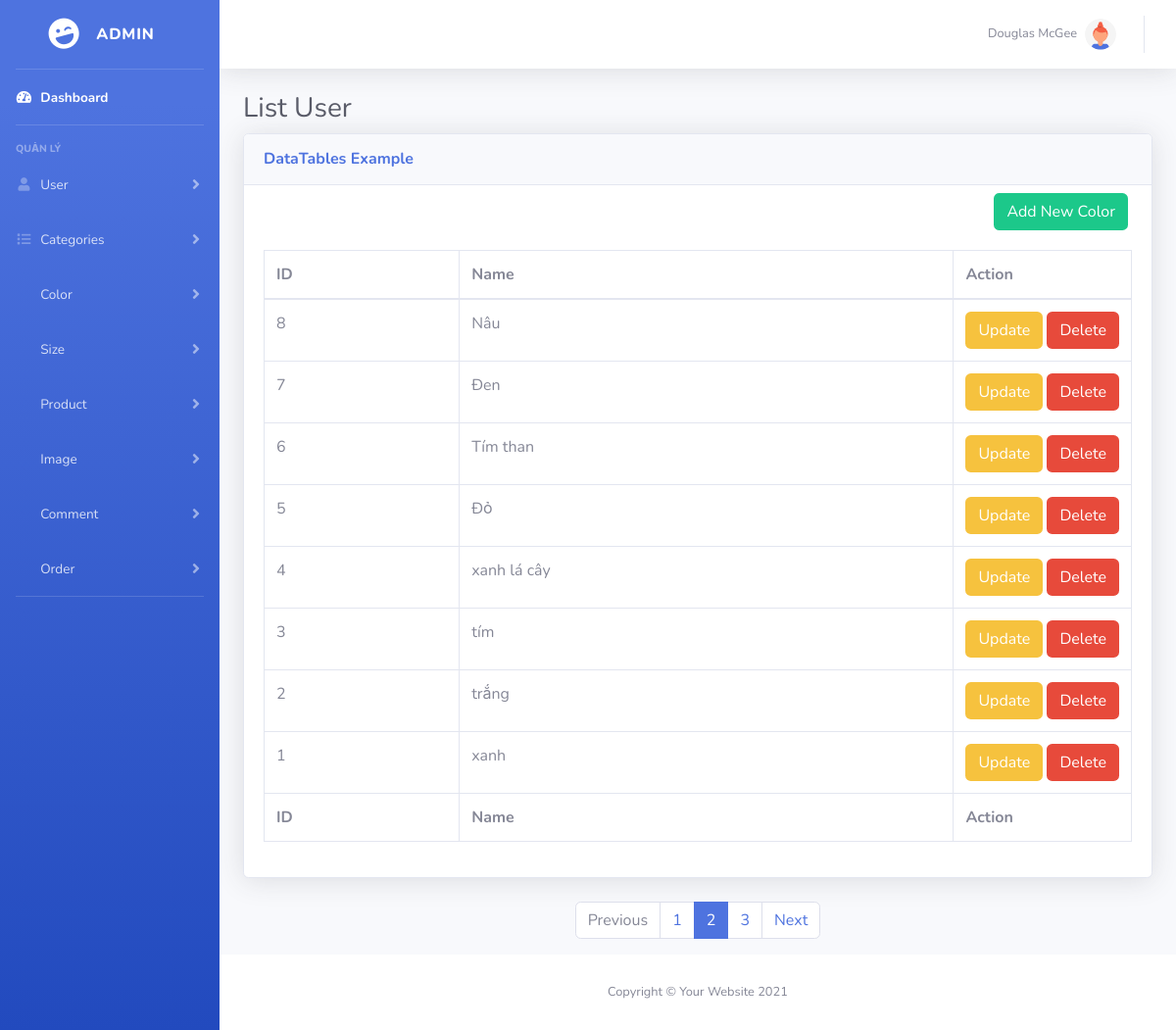
Page /admin/?act=color (signed in) on the committed database.
### tables this page shows
CREATE TABLE `color` (
  `id` int(11) NOT NULL,
  `name` varchar(255) NOT NULL
);

### admin/controllers/ColorController.php (called while the page is built, shortened)
<?php
function listAllColor()
{
    $listColor = getListColor();
    require_once PATH_VIEW_ADMIN . "layout/master.php";
}

### admin/index.php (called while the page is built, shortened)
<?php
require_once "../common/connect-db.php";
require_once "../common/model.php";
$act = $_GET['act'] ?? "/";
$page = match ($act) {
    "/"            => loginAdmin(),
    "logout"       => logoutAdmin(),
    "dashboard"    => dashboard(),
    "users"       => listUserAll(),
    "user-detail" => userShowOne($_GET['id']),
    "user-create" => createUser(),
    "user-update" => updateUser($_GET['id']),
    "user-delete" => deleteUser($_GET['id']),
    "categories"    => listAllCategories(),
    "cate-detail"   => cateShowOne($_GET['id']),
    "cate-create"   => createCategories(),
    "cate-update"   => updateCategories($_GET['id']),
    "cate-delete"   => deleteCategories($_GET['id']),
    "color"          => listAllColor(),
    "color-create"   => createColor(),
    "color-update"   => updateColor($_GET['id']),
    "color-delete"   => deleteColor($_GET['id']),
    "size"          => listAllSize(),
    "size-create"   => createSize(),
    "size-update"   => updateSize($_GET['id']),
    "size-delete"   => deleteSize($_GET['id']),
    "products"       => listProductAll(),
    "product-detail" => productShowOne($_GET['id']),
    "product-create" => createProduct(),
    "product-update" => updateProduct($_GET['id']),
    "product-delete" => deleteProduct($_GET['id']),
    "images"       => listImageAll(),
    "image-create" => createImage(),
    "image-update" => updateImage($_GET['id']),
    "image-delete" => deleteImage($_GET['id']),
    "comment"        => listCommentAll(),
    "comment-delete" => deleteComment($_GET['id']),
    "orders"            => listOrderAll(),
    "order-show"        => showOrder($_GET['id']),
    "order-update"      => updateOrder($_GET['id'])
};

### admin/models/ColorModel.php (called while the page is built, shortened)
<?php
function getListColor()
{
    $sql = "SELECT * FROM `color` ORDER BY `id` DESC";
    $listCate = listRecord($sql);
    return $listCate;
}

### common/connect-db.php (called while the page is built, shortened)
<?php
function pdo_get_connection()
{
    $servername = DB_HOST;
    $port       = DB_PORT;
    $dbname     = DB_NAME;
    try {
        $conn = new PDO("mysql:host=$servername;port=$port;dbname=$dbname", DB_USERNAME, DB_PASSWORD);
        $conn->setAttribute(PDO::ATTR_ERRMODE, PDO::ERRMODE_EXCEPTION);
        $conn->setAttribute(PDO::ATTR_DEFAULT_FETCH_MODE, PDO::FETCH_ASSOC);
        return $conn;
    } catch (PDOException $e) {
        echo "Connection failed: " . $e->getMessage();
    }
}
function pdo_query($sql)
{
    $sql_args = array_slice(func_get_args(), 1);
    try {
        $conn = pdo_get_connection();
        $stmt = $conn->prepare($sql);
        $stmt->execute($sql_args);
        $rows = $stmt->fetchAll();
        return $rows;
    } catch (PDOException $e) {
        throw $e;
    } finally {
        unset($conn);
    }
}

### common/model.php (called while the page is built, shortened)
<?php
function listRecord($sql)
{
    $result = "";
    if (!empty($sql)) {
        $result = pdo_query($sql);
    }
    return $result;
}

### admin/views/color/index.php (the view, shortened to what this page needs)
<div class="container-fluid">
    <h1 class="h3 mb-2 text-gray-800">List User</h1>
    <div class="card shadow mb-4">
        <div class="card-header py-3">
            <h6 class="m-0 font-weight-bold text-primary">DataTables Example</h6>
        </div>
        <div class="d-flex justify-content-end mt-2 mr-4">
            <a href="<?= ROOT_URL_ADMIN ?>?act=color-create" class="text-white btn bg-success">Add New Color</a>
        </div>
        <div class="card-body">
            <div class="table-responsive">
                <table class="table table-bordered" id="dataTable" width="100%" cellspacing="0">
                    <thead>
                        <tr>
                            <th>ID</th>
                            <th>Name</th>
                            <th>Action</th>
                        </tr>
                    </thead>
                    <tfoot>
                        <tr>
                            <th>ID</th>
                            <th>Name</th>
                            <th>Action</th>
                        </tr>
                    </tfoot>
                    <tbody>
                        <?php
                        if (!empty($listColor)) {
                            foreach ($listColor as $key => $color) {
                        ?>
                                <tr>
                                    <td><?= $color['id'] ?></td>
                                    <td><?= $color['name'] ?></td>
                                    <td style="width: 1px" class="text-nowrap">
                                        <a href="<?= ROOT_URL_ADMIN ?>?act=color-update&id=<?= $color['id'] ?>" class="text-white btn bg-warning">Update</a>
                                        <a href="<?= ROOT_URL_ADMIN ?>?act=color-delete&id=<?= $color['id'] ?>" onclick="return confirm('Bạn có chắc chắn muốn xóa không')" class="text-white btn bg-danger">Delete</a>
                                    </td>
                                </tr>
                        <?php }
                        } ?>
                    </tbody>
                </table>
            </div>
        </div>
    </div>
    <div class="d-flex justify-content-center">
        <ul class="pagination">
            <li class="page-item disabled"><a class="page-link" href="#">Previous</a></li>
            <li class="page-item"><a class="page-link" href="#">1</a></li>
            <li class="page-item active"><a class="page-link" href="#">2</a></li>
            <li class="page-item"><a class="page-link" href="#">3</a></li>
            <li class="page-item"><a class="page-link" href="#">Next</a></li>
        </ul>
    </div>
</div>

### rows in the picture
color: id "8", name "Nâu"
color: id "7", name "Đen"
color: id "6", name "Tím than"
color: id "5", name "Đỏ"
color: id "4", name "xanh lá cây"
color: id "3", name "tím"
color: id "2", name "trắng"
color: id "1", name "xanh"
